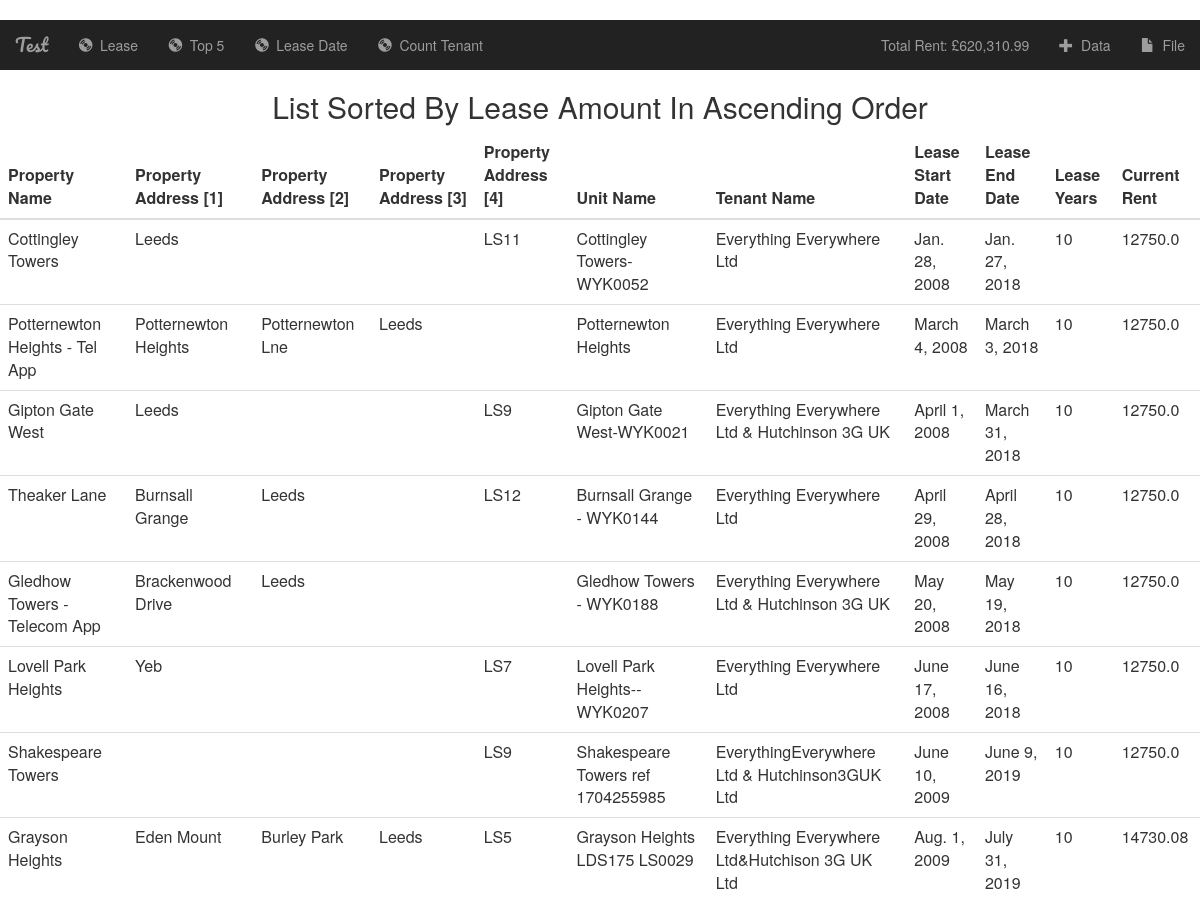
The app's page / (upper part), older data.
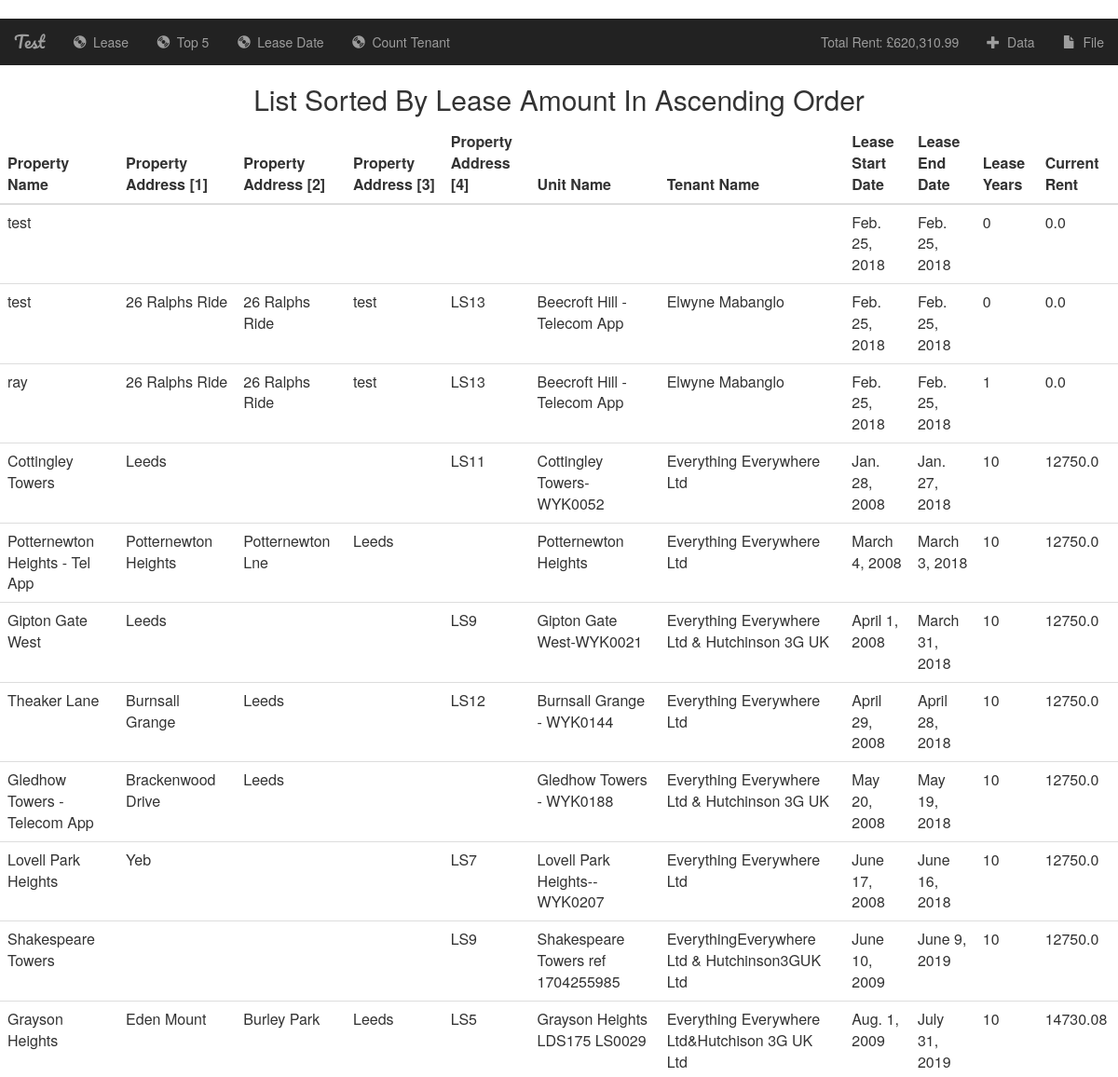
The same page, newer data.
### gov/models.py (models this page shows, shortened)
class Data(models.Model):
    property_name = models.CharField(default="",max_length=1000, blank=False)
    property_address1 = models.CharField(default="",max_length=1000, blank=True)
    property_address2 = models.CharField(default="",max_length=1000, blank=True)
    property_address3 = models.CharField(default="",max_length=1000, blank=True)
    property_address4 = models.CharField(default="",max_length=1000, blank=True)
    unit_name = models.CharField(default="",max_length=1000,blank=False)
    tenant_name = models.CharField(default="",max_length=1000,blank=False)
    lease_start_date = models.DateField(default=datetime.date.today,blank=True)
    lease_end_date = models.DateField(default=datetime.date.today,blank=True)
    lease_years = models.IntegerField(default=0,blank=True)
    current_rent = models.FloatField(default=0.0,blank=True)

### gov/views.py (the view)
# urls.py: path('', views.IndexView.as_view(), name='index'), # home
class IndexView(generic.ListView):
    template_name = 'gov/index.html'
    context_object_name = 'all_data'
    def get_queryset(self):
        return [
            Data.objects.order_by("lease_years") , # query aAll data order by ascending
            Data.objects.aggregate(Sum('current_rent')) # query sum rent
        ]

### gov/templates/gov/index.html
{% extends 'gov/base.html' %}
{% block body %}
<center><h2>List Sorted By Lease Amount In Ascending Order</h2></center>
<table class="table table-hover">
    <thead>
        <tr>
            <th>Property Name</th>
            <th>Property Address [1]</th>
            <th>Property Address [2]</th>
            <th>Property Address [3]</th>
            <th>Property Address [4]</th>
            <th>Unit Name</th>
            <th>Tenant Name</th>
            <th>Lease Start Date</th>
            <th>Lease End Date</th>
            <th>Lease Years</th>
            <th>Current Rent</th>
        </tr>
    </thead>
    <tbody>
        {% for data in all_data.0 %}
        <tr>
            <td>{{ data.property_name }}</td>
            <td>{{ data.property_address1 }}</td>
            <td>{{ data.property_address2 }}</td>
            <td>{{ data.property_address3 }}</td>
            <td>{{ data.property_address4 }}</td>
            <td>{{ data.unit_name }}</td>
            <td>{{ data.tenant_name }}</td>
            <td>{{ data.lease_start_date }}</td>
            <td>{{ data.lease_end_date }}</td>
            <td>{{ data.lease_years }}</td>
            <td>{{ data.current_rent }}</td>
        </tr>
        {% endfor %}
    </tbody>
</table>
{% endblock %}

Row changes from the older to the newer data that the page shows:
added Data: property_name "test", lease_start_date "Feb. 25, 2018", lease_end_date "Feb. 25, 2018", lease_years "0", current_rent "0.0"
added Data: property_name "test", property_address1 "26 Ralphs Ride", property_address2 "26 Ralphs Ride", property_address3 "test", property_address4 "LS13", unit_name "Beecroft Hill - Telecom App", tenant_name "Elwyne Mabanglo", lease_start_date "Feb. 25, 2018", lease_end_date "Feb. 25, 2018", lease_years "0", current_rent "0.0"
added Data: property_name "ray", property_address1 "26 Ralphs Ride", property_address2 "26 Ralphs Ride", property_address3 "test", property_address4 "LS13", unit_name "Beecroft Hill - Telecom App", tenant_name "Elwyne Mabanglo", lease_start_date "Feb. 25, 2018", lease_end_date "Feb. 25, 2018", lease_years "1", current_rent "0.0"
